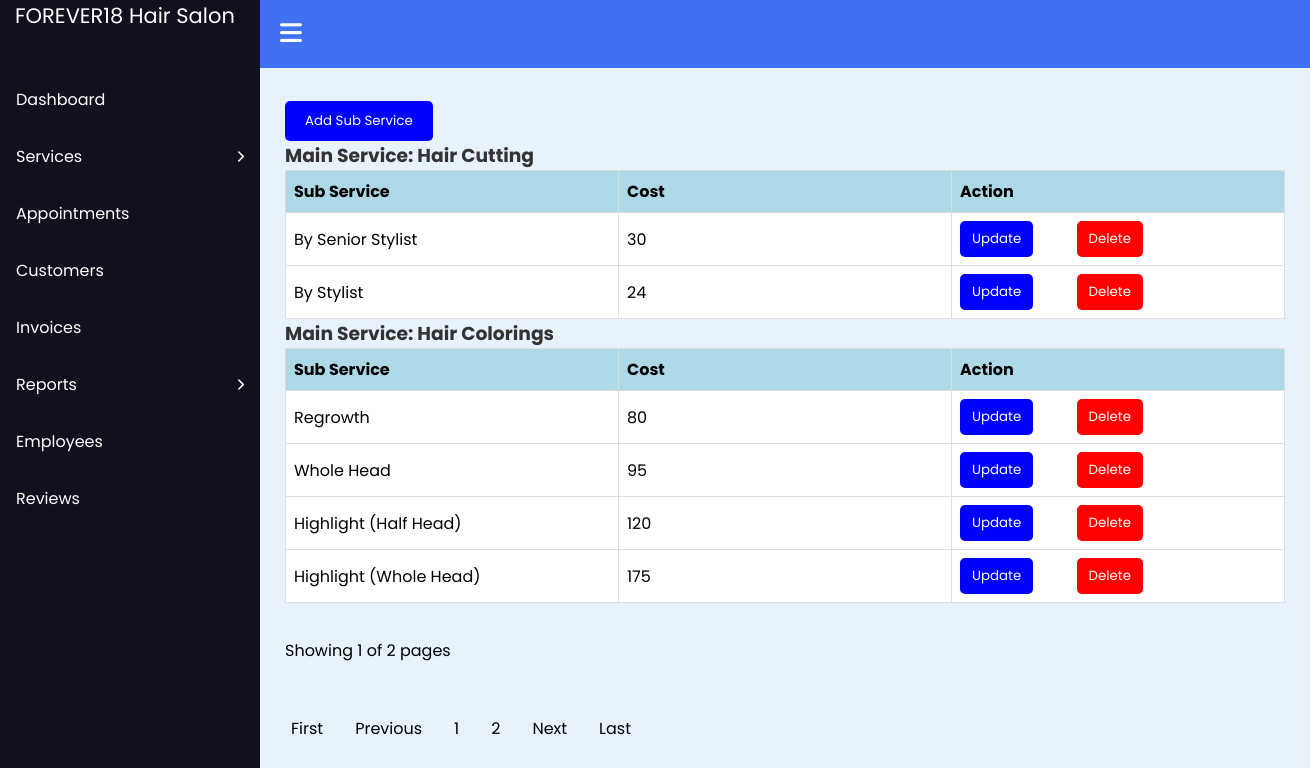
Page /admin/display_services.php on the committed database.
### tables this page shows
CREATE TABLE `services` (
  `id` int(10) NOT NULL,
  `name` varchar(250) NOT NULL,
  `date` timestamp NOT NULL DEFAULT current_timestamp() ON UPDATE current_timestamp()
);

CREATE TABLE `sub_services` (
  `id` int(10) NOT NULL,
  `main_service_id` int(10) NOT NULL,
  `name` varchar(250) NOT NULL,
  `cost` int(10) NOT NULL
);

### admin/display_services.php (the view, shortened to what this page needs)
<!DOCTYPE html>
<html lang="en">
<head>
    <link rel="stylesheet" href="css/display_services.css">
    <link rel="stylesheet" href="css/pagination.css">
</head>
<body>
    <?php include("sidebar.php"); ?>
    <main class="main">
        <section id="content">
            <main>
                <div class="display-services-container">
                    <button class="add-button" onclick="window.location.href='sub_services.php'">Add Sub
                        Service</button>
                    <?php
                    $start = 0;
                    $rows_per_page = 2;
                    $records = "SELECT * FROM services";
                    $recordsResult = mysqli_query($conn, $records);
                    $num_of_rows = $recordsResult->num_rows;
                    $pages = ceil($num_of_rows / $rows_per_page);
                    $mainServiceSql = "SELECT * FROM services LIMIT $start, $rows_per_page";
                    $mainServiceResult = mysqli_query($conn, $mainServiceSql);
                    if ($mainServiceResult) {
                        while ($mainServiceRow = mysqli_fetch_assoc($mainServiceResult)) {
                            echo "<h3>Main Service: " . htmlspecialchars($mainServiceRow['name']) . "</h3>";
                            $mainServiceId = $mainServiceRow['id'];
                            $subServiceSql = "SELECT * FROM sub_services WHERE main_service_id = '$mainServiceId'";
                            $subServiceResult = mysqli_query($conn, $subServiceSql);
                            if ($subServiceResult) {
                                echo "<table>";
                                echo "<tr><th>Sub Service</th><th>Cost</th><th>Action</th></tr>";
                                while ($subServiceRow = mysqli_fetch_assoc($subServiceResult)) {
                                    echo "<tr>";
                                    echo "<td>" . htmlspecialchars($subServiceRow['name']) . "</td>";
                                    echo "<td>" . htmlspecialchars($subServiceRow['cost']) . "</td>";
                                    echo "<td>";
                                    echo "<button onclick=\"window.location.href='update_sub_services.php?id=" . $subServiceRow['id'] . "'\">Update</button>";
                                    echo "<button class='delete-button' onclick=\"deleteSubService(" . $subServiceRow['id'] . ")\">Delete</button>";
                                    echo "</td>";
                                    echo "</tr>";
                                }
                                echo "</table>";
                            } else {
                                echo "<p>No sub services found for this main service.</p>";
                            }
                        }
                    } else {
                        echo "<p class='no-data'>No services found.</p>";
                    }
                    ?>
                    <br>
                    <div class="page-info">
                        <?php
                        if (!isset($_GET['page-num'])) {
                            $page = 1;
                        } else {
                            $page = $_GET['page-num'];
                        }
                        ?>
                        Showing
                        <?php echo $page ?> of
                        <?php echo $pages ?> pages
                    </div>
                    <br>
                    <div class="pagination">
                        <a href="?page-num=1">First</a>
                        <?php
                        if (isset($_GET['page-num']) && $_GET['page-num'] > 1) {
                            ?>
                            <a href="?page-num=<?php echo $_GET['page-num'] - 1 ?>">Previous</a>
                            <?php
                        } else {
                            ?>
                            <a>Previous</a>
                            <?php
                        }
                        ?>
                        <div class="page-numbers">
                            <?php
                            for ($counter = 1; $counter <= $pages; $counter++) {
                                ?>
                                <a href="?page-num=<?php echo $counter ?>">
                                    <?php echo $counter ?>
                                </a>
                                <?php
                            }
                            ?>
                        </div>
                        <?php
                        if (!isset($_GET['page-num'])) {
                            ?>
                            <a href="?page-num=2">Next</a>
                            <?php
                        } elseif ($_GET['page-num'] >= $pages) {
                            ?>
                            <a>Next</a>
                            <?php
                        } else {
                            ?>
                            <a href="?page-num=<?php echo $_GET['page-num'] + 1 ?>">Next</a>
                            <?php
                        }
                        ?>
                        <a href="?page-num=<?php echo $pages ?>">Last</a>
                    </div>
                </div>
            </main>
        </section>
    </main>
</body>
</html>

### admin/css/display_services.css (style rules this page uses)
body { margin: 0; padding: 0; font-family: 'Times New Roman', Times, serif; }
main { display: flex; justify-content: center; align-items: center; }
.display-services-container { border-radius: 8px; padding: 20px; margin: 0 50px; }
.add-button { background-color: blue; color: white; padding: 10px 20px; border: none; border-radius: 5px; cursor: pointer; margin-top: 50px; margin-right: 50px; }
h3 { color: #333; }
table { width: 1000px; border-collapse: collapse; table-layout: fixed; }
th, td { border: 1px solid #ddd; background-color: white; padding: 8px; text-align: left; white-space: nowrap; overflow: hidden; text-overflow: ellipsis; }
th { background-color: lightblue; }
button { background-color: blue; color: #fff; border: none; border-radius: 5px; padding: 8px 12px; cursor: pointer; margin-right: 5px; }
button.delete-button { background-color: red; color: #fff; border: none; border-radius: 5px; padding: 8px 12px; cursor: pointer; margin-right: 5px; }

### admin/css/pagination.css (style rules this page uses)
.pagination { margin-top: 20px; margin-left: -10px; }
.pagination a { color: #000; float: left; padding: 8px 16px; text-decoration: none; transition: background-color .3s; }
.page-info { clear: both; margin-top: 10px; margin-right: 10px; }

### admin/includes/sidebar.css (style rules this page uses)
* { margin: 0; padding: 0; box-sizing: border-box; font-family: 'Poppins', sans-serif; }
.navbar, .main { left: 260px; width: calc(100% - 260px); transition: all 0.5s ease; z-index: 1000; }
.main { position: relative; display: flex; align-items: center; justify-content: center; height: 100vh; z-index: 100; background: #e7f2fd; }

### rows in the picture
services: name "Hair Cutting"
sub_services: name "By Senior Stylist", cost "30"
sub_services: name "By Stylist", cost "24"
services: name "Hair Colorings"
sub_services: name "Regrowth", cost "80"
sub_services: name "Whole Head", cost "95"
sub_services: name "Highlight (Half Head)", cost "120"
sub_services: name "Highlight (Whole Head)", cost "175"

### other values in the picture
$page "1"
$pages "2"
